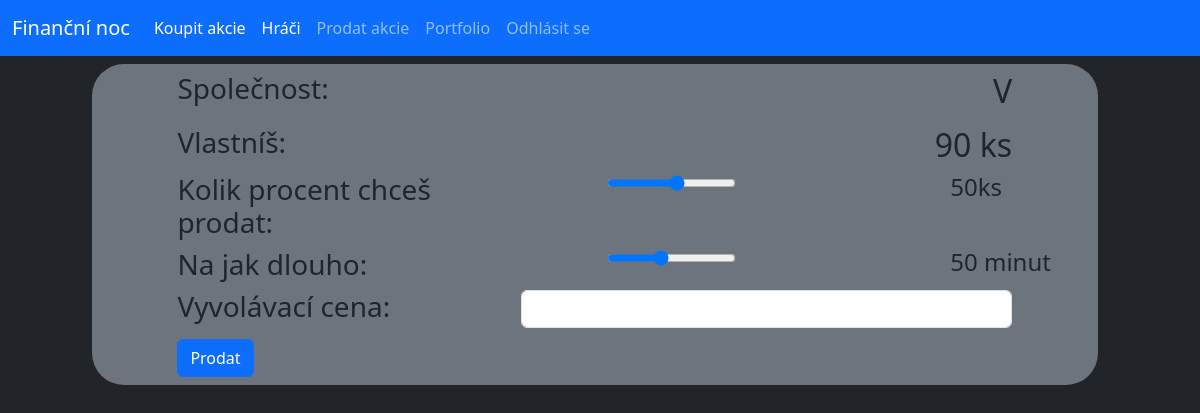
The app's page /sell/1 (signed in), older data.
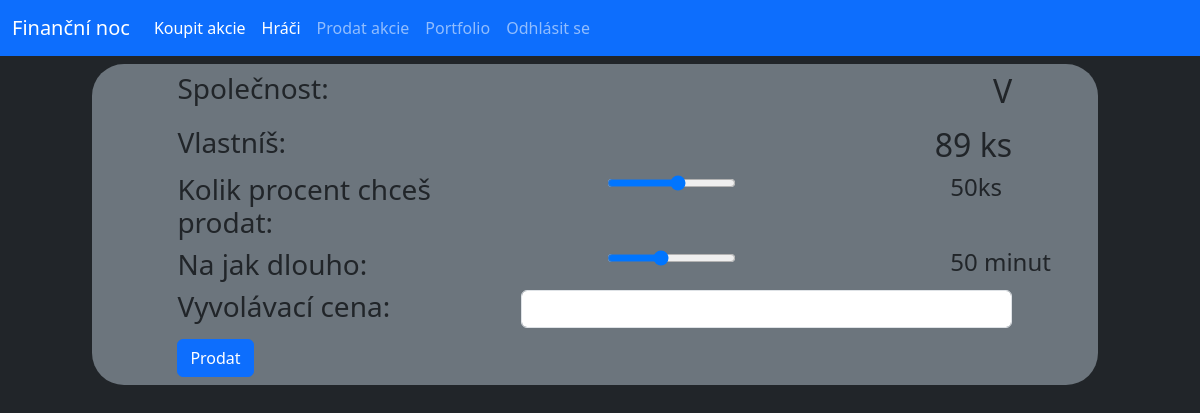
The same page, newer data.
### database.py (models this page shows, shortened)
class Stock(db.Model):
    _id = db.Column("id", db.Integer, primary_key=True)
    owner = db.Column(db.String(40))
    name = db.Column(db.String(40))
    percentage = db.Column(db.Integer)
    isSelling = db.Column(db.Boolean)
    dividend = db.Column(db.Integer)

### router.py (the view, shortened to what this page needs)
@app.route("/sell", methods=["GET"])
@app.route("/sell/<stock_id>", methods=["GET", "POST"])
def sellStock(stock_id=-1):
    if not "user" in session:
        return redirect(url_for("login"))
    if (request.method == "GET") and (int(stock_id) < 0):
        stocks = Stock.query.filter_by(owner=session["user"]).all()
        return render_template("sell.html", stocks=stocks, logged=True)
    elif (request.method == "GET") and (int(stock_id) >= 0):
        stock = Stock.query.filter_by(_id=stock_id).first()
        stocks = Stock.query.all()
        if stock.owner == session["user"]:
            return render_template("stockSell.html", stock=stock, logged=True)
        else:
            flash("Tuto akcii nevlastníš!")
            return redirect(url_for("home"))

### templates/stockSell.html (shortened to what this page needs)
{% extends "main.html" %}
{% block content %}
<div class="row py-2">
    <div class="col-offset-1 col-11">
        <div class="conteiner offset-1 bg-secondary rounded-5">
            <div class="row py-2">
                <div class="col-4 offset-1"><h3>Společnost:</h3></div>
                <div class="col-6"><h2 class="text-end">{{stock.name}}</h2></div>
            </div>
            <form action="#" method="POST">
                <div class="row">
                    <div class="col-4 offset-1"><h3>Vlastníš:</h3></div>
                    <div class="col-6"><h2 class="text-end">{{stock.percentage}} ks</h2></div>
                </div>
                <div class="row">
                    <div class="col-12 col-sm-4 offset-1"><h3>Kolik procent chceš prodat: </h3></div>
                    <div class="col-8 col-sm-4 offset-1"><input type="range" min="1" max="{{stock.percentage}}" value="50" class="slider" id="percent" name="percent"></div>
                    <div class="col-1 col-sm-2"><h4><span id="sliderValuePer"></span>ks</h4></div>
                </div>
                <div class="row">
                    <div class="col-12 col-sm-4 offset-1"><h3>Na jak dlouho: </h3></div>
                    <div class="col-8 col-sm-4 offset-1"><input type="range" min="1" max="120" value="50" class="slider" id="minutes" name="minutes"></div>
                    <div class="col-1 col-sm-2" ><h4><span id="sliderValueMin"></span> minut</h4></div>
                </div>
                <div class="row">
                    <div class="col-4 offset-1"><h3>Vyvolávací cena: </h3></div>
                    <div class="col-6"><input type="price" class="form-control" id="price" name="price"></div>
                </div>
                <div class="row py-2">
                    <div class="col-4 offset-1">
                        <button type="submit" class="btn btn-primary">Prodat</button>
                    </div>
            </form>
            </div>
        </div>
    </div>
{% endblock %}

Row changes from the older to the newer data that the page shows:
changed Stock: percentage "90" → "89"
